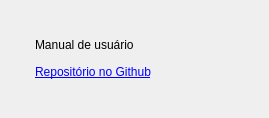
<?xml version="1.0" encoding="UTF-8"?>
<ui version="4.0">
 <class>appHelpDialog</class>
 <widget class="QDialog" name="appHelpDialog">
  <property name="geometry">
   <rect>
    <x>0</x>
    <y>0</y>
    <width>269</width>
    <height>118</height>
   </rect>
  </property>
  <property name="maximumSize">
   <size>
    <width>300</width>
    <height>312</height>
   </size>
  </property>
  <property name="windowTitle">
   <string>Dialog</string>
  </property>
  <layout class="QGridLayout" name="gridLayout">
   <item row="1" column="1">
    <widget class="QWidget" name="appHelpContainer" native="true">
     <layout class="QGridLayout" name="gridLayout_2" columnstretch="0">
      <property name="leftMargin">
       <number>15</number>
      </property>
      <property name="topMargin">
       <number>15</number>
      </property>
      <property name="rightMargin">
       <number>15</number>
      </property>
      <property name="bottomMargin">
       <number>15</number>
      </property>
      <item row="0" column="0">
       <widget class="QWidget" name="linkContainer" native="true">
        <layout class="QGridLayout" name="gridLayout_4">
         <item row="0" column="1">
          <widget class="QWidget" name="utfprLogoContainer" native="true">
           <property name="maximumSize">
            <size>
             <width>80</width>
             <height>30</height>
            </size>
           </property>
           <layout class="QVBoxLayout" name="verticalLayout">
            <property name="spacing">
             <number>0</number>
            </property>
            <property name="leftMargin">
             <number>1</number>
            </property>
            <property name="topMargin">
             <number>1</number>
            </property>
            <property name="rightMargin">
             <number>1</number>
            </property>
            <property name="bottomMargin">
             <number>1</number>
            </property>
            <item>
             <widget class="QLabel" name="utfprLogoLabel">
              <property name="text">
               <string/>
              </property>
              <property name="pixmap">
               <pixmap>../../_internal/resources/icons/utfprLogo.png</pixmap>
              </property>
              <property name="scaledContents">
               <bool>true</bool>
              </property>
             </widget>
            </item>
           </layout>
          </widget>
         </item>
         <item row="0" column="0">
          <widget class="QLabel" name="manualLinkLabel">
           <property name="text">
            <string>&lt;a href=&quot;file:///manual/manual.html&quot;&gt;Manual de usuário&lt;a/&gt;</string>
           </property>
           <property name="textFormat">
            <enum>Qt::TextFormat::RichText</enum>
           </property>
           <property name="openExternalLinks">
            <bool>false</bool>
           </property>
          </widget>
         </item>
         <item row="1" column="0">
          <widget class="QLabel" name="githubLinkLabel">
           <property name="text">
            <string>&lt;a href=&quot;https://github.com/JPCassimiro/JRE&quot;&gt;Repositório no Github&lt;/a&gt;</string>
           </property>
           <property name="openExternalLinks">
            <bool>true</bool>
           </property>
          </widget>
         </item>
        </layout>
       </widget>
      </item>
     </layout>
    </widget>
   </item>
  </layout>
 </widget>
 <resources/>
 <connections/>
</ui>
